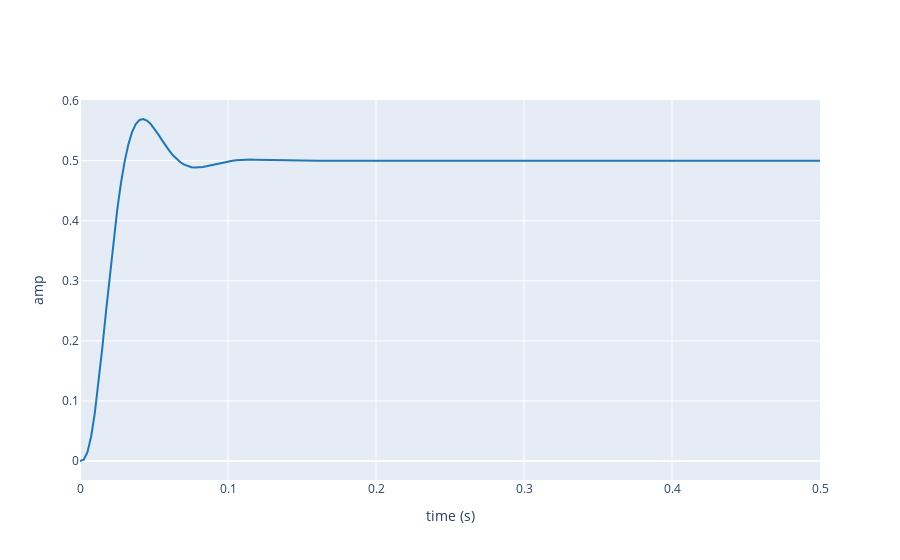

Notebook cell for this chart:
### Markdown cell above
# Closed Loop

![closed_continuous.svg](img/closed_continuous.svg)

### Code cell
C = ui.get_controller()
H = feedback(C*F,1)

fig = figure("time")
fig.plot(H,T=np.linspace(0,0.5,200))
#fig = figure("bode")
#fig.plot(sys,w=np.logspace(1,3,200))
fig.show()

### Figure 1 — Plotly figure (JSON) as saved in the notebook; plotly's stock layout.template omitted (floating-point values rounded to 4 significant figures; data arrays with more than 128 entries replaced by an {"elided": "..."} marker saying what was removed)
{"data": [{"line": {"color": "#1f77b4", "shape": "linear"}, "mode": "lines", "name": "sys", "type": "scatter", "x": {"elided": "200 float values"}, "y": {"elided": "200 float values"}}], "layout": {"xaxis": {"title": {"text": "time (s)"}}, "yaxis": {"title": {"text": "amp"}}}}
